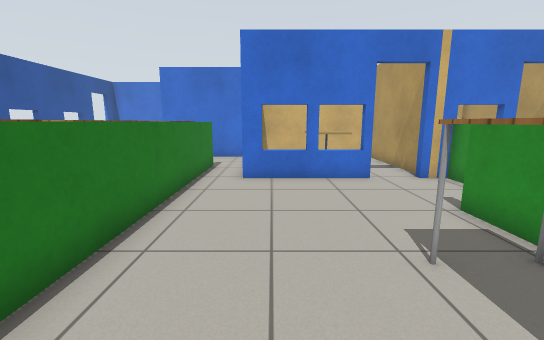
View 1 (above)

21 first-person views from a walk through a robot-simulator world made for Gazebo. The camera is 1 m above the floor, tilts 10° down and sees 90° across. The floor is counted in squares, 0.5 m on a side. Each view is taken from the middle of a square. On the plan, view 1 faces up. The plan holds only what a view shows up to about 16 squares ahead; the rest is blank. The place goes on beyond the plan. Robots are left out. Simple patterns stand in for the simulator's built-in surfaces.

View 2
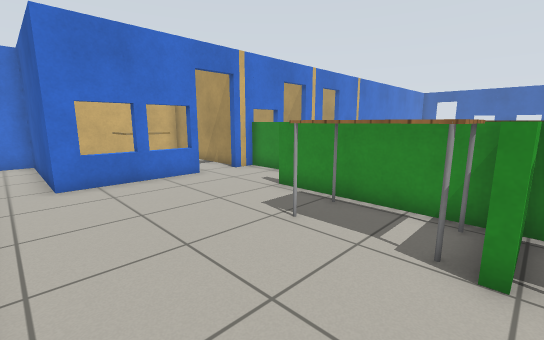

View 3
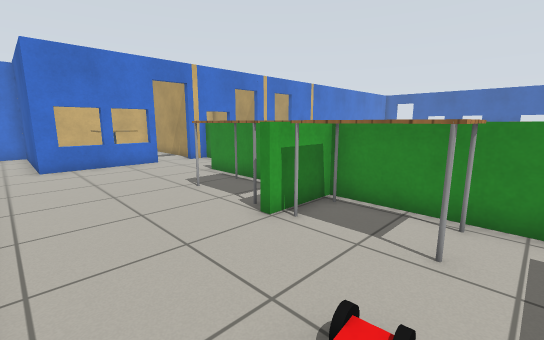

View 4
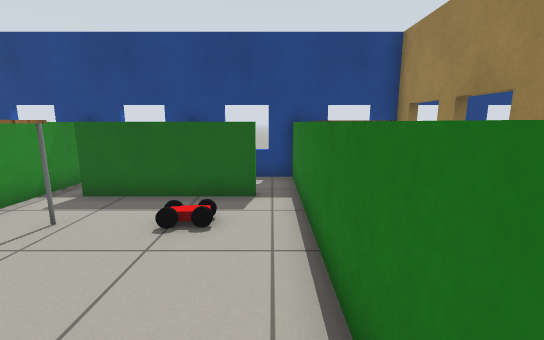

View 5
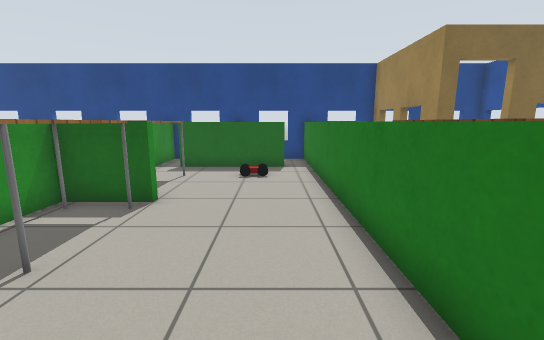

View 6
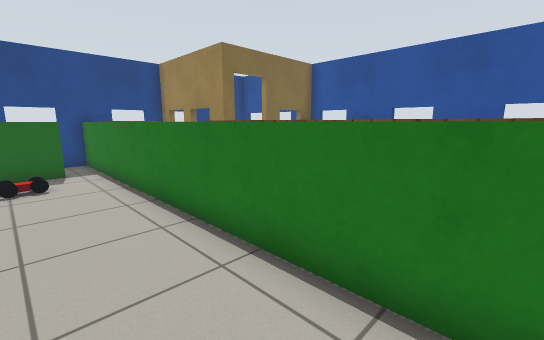

View 7
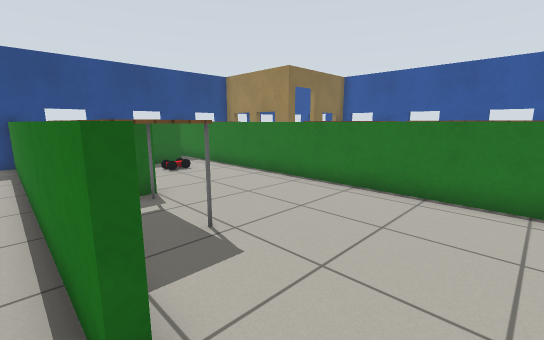

View 8
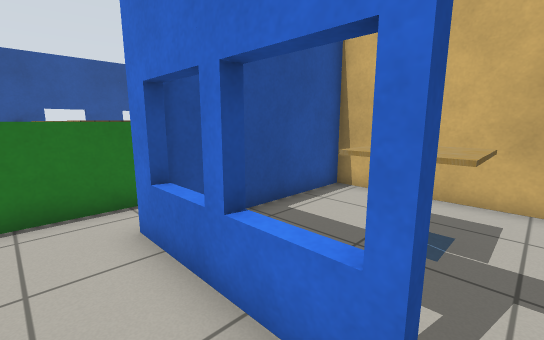

View 9
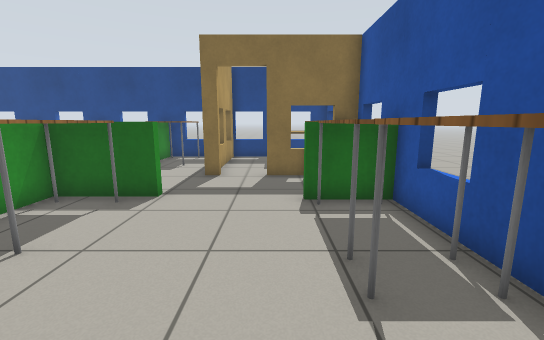

View 10
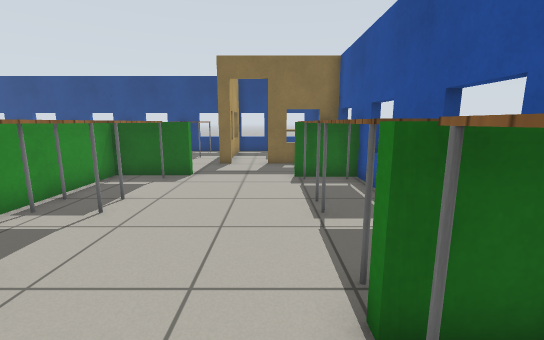

View 11
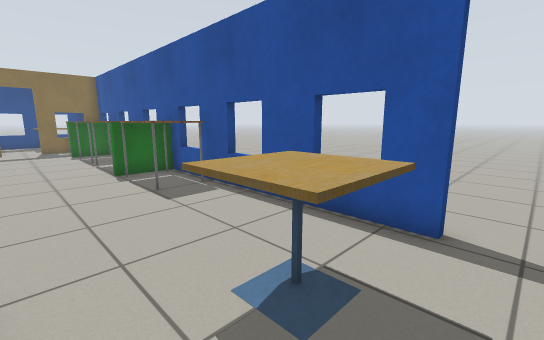

View 12
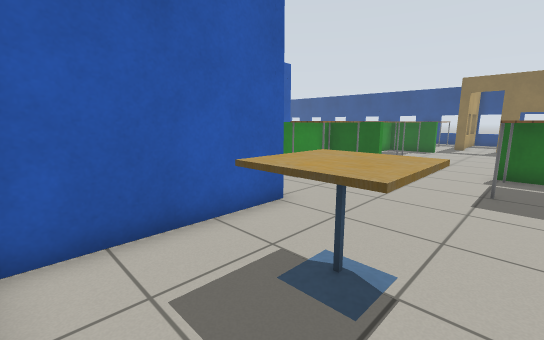

View 13
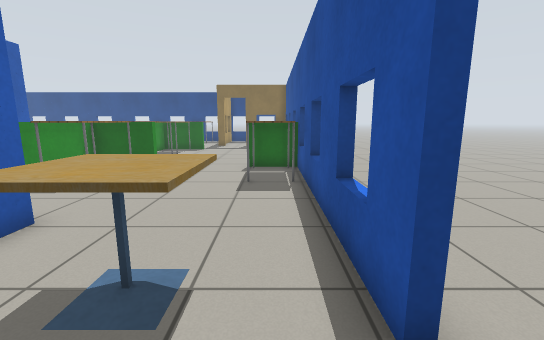

View 14
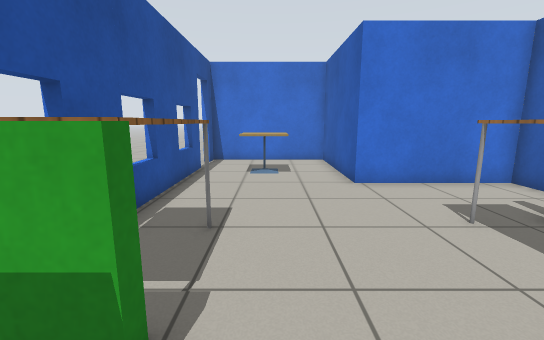

View 15
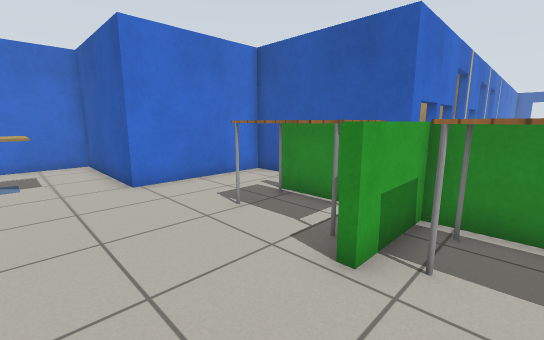

View 16
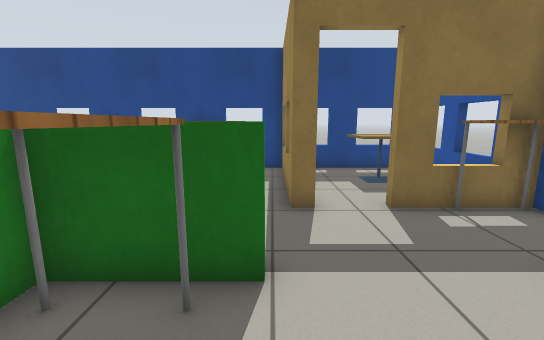

View 17
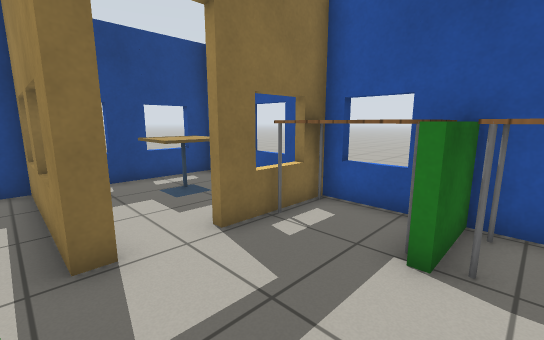

View 18
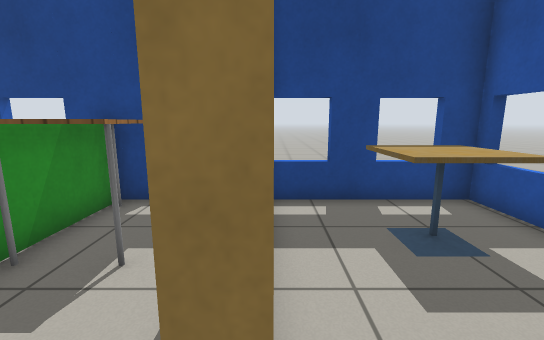

View 19
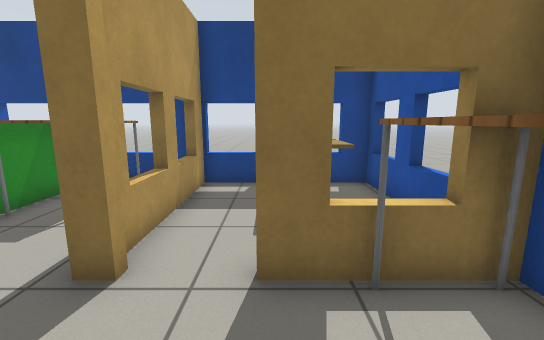

View 20
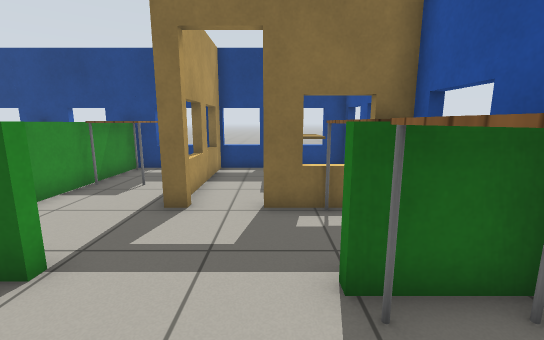

View 21
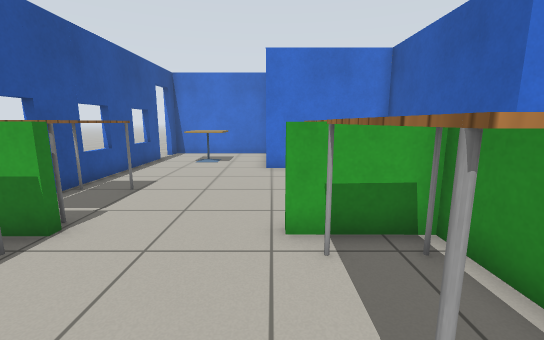

### Floor plan
Points are (right, up) in squares from view 1. A wall is a line through its corners. A room is listed if a view was taken in it or the views show most of it. See-through windows are left out.
Room 1 (views 1, 2, 3)
walls: (-2.8, 0.6) (-2.8, -5.4)
low walls: (4.4, 0.1) (2, 0.1); (-1.6, -5.2) (3.2, -5.2); (4.4, -5) (4.4, -3.5)
ways out: opening at (-0.5, 0) to room 2; opening at (-2, -5)
objects: car (0, -3); table (2, -3) to (4, -1)
Room 2 (views 4, 5, 6, 7, 8)
walls: (4.4, 6) (4.6, 6); (3.6, 9.6) (-1, 9.6) (-1, 15.8) (-3.4, 15.8); (7, 9.6) (5.3, 9.6); (-2.8, 12.6) (-2.8, 0.6)
low walls: (4.4, 3.4) (4.4, 6); (6.3, 7.9) (6.3, 9.8); (1.9, 0.4) (4.4, 0.4)
ways out: opening at (-0.5, 0) to room 1; opening at (-3, 14) to room 4; open door at (4.5, 10) to room 6
objects: table (2, 1) to (4, 4)
Room 3 (views 9, 14, 15, 16, 17, 20, 21)
walls: (-9.9, 8.5) (-10.9, 8.5); (-12.2, 9) (-12.2, 1)
low walls: (-6, 0.8) (-3.1, 0.8) (-3.1, 8.5) (-5.8, 8.5) (-5.7, 8.8); (-12.2, 1.1) (-10, 1.1)
ways out: opening at (-7.5, 9) to room 4; opening at (-7.5, 1) to room 5
objects: table (-11, 5) to (-10, 8); table (-10, 2) to (-10, 4); table (-5, 2) to (-4, 4); table (-5, 5) to (-4, 8)
Room 4 (views 10, 11, 12, 13)
walls: (-3.4, 15.8) (-6.3, 15.8) (-6.3, 21.5) (-12.2, 21.5) (-12.2, 20.6); (-12.2, 19) (-12.2, 9); (-12.2, 8.8) (-9.9, 8.8)
low walls: (-5.7, 8.8) (-3.1, 8.8) (-3.1, 12.6)
ways out: opening at (-3, 14) to room 2; opening at (-7.5, 9) to room 3; open door at (-12, 19.5)
objects: table (-11, 10) to (-10, 12); cafe table (-10, 17) to (-8, 19); table (-5, 10) to (-4, 12)
Room 5 (views 18, 19)
walls: (-7.1, -2.2) (-6.5, -2.2) (-6.5, -7.9) (-3, -7.9); (-10.5, -2.2) (-8.8, -2.2)
low walls: (-10, 1.1) (-10, 0.7); (-3.1, -7.9) (-3.1, -2.6)
ways out: opening at (-7.5, 1) to room 3; open door at (-7.5, -2) to room 7
objects: table (-11, -2) to (-10, 0); table (-5, -7); table (-5, -5) to (-4, -4)
Room 6 (no view inside)
walls: (5.4, 15.8) (-0.7, 15.8) (-0.7, 10); (5.7, 9.9) (5.7, 15.5)
ways out: open door at (4.5, 10) to room 2
objects: cafe table (2, 12) to (3, 14)
Room 7 (no view inside)
walls: (-12.2, -3.1) (-12.2, -7.9) (-6.7, -7.9); (-12.2, -2.2) (-10.5, -2.2); (-6.8, -8.2) (-6.8, -2.9)
ways out: open door at (-7.5, -2) to room 5
objects: cafe table (-11, -6) to (-9, -4)

Positions as (right, up) in squares from view 1, and headings:
1: (0, 0), facing up
2: (-2, 0), facing up-right
3: (-2, -4), facing up-right
4: (-2, 2), facing down
5: (-1, 7), facing down
6: (0, 7), facing down-left
7: (5, 8), facing down-left
8: (4, 8), facing up-left
9: (-9, 8), facing down
10: (-9, 11), facing down
11: (-7, 20), facing down-left
12: (-11, 21), facing down-right
13: (-11, 21), facing down
14: (-9, 7), facing up
15: (-9, 7), facing up-right
16: (-6, 4), facing down
17: (-6, 2), facing down-left
18: (-7, -1), facing down
19: (-9, 1), facing down
20: (-9, 4), facing down
21: (-6, 4), facing up
